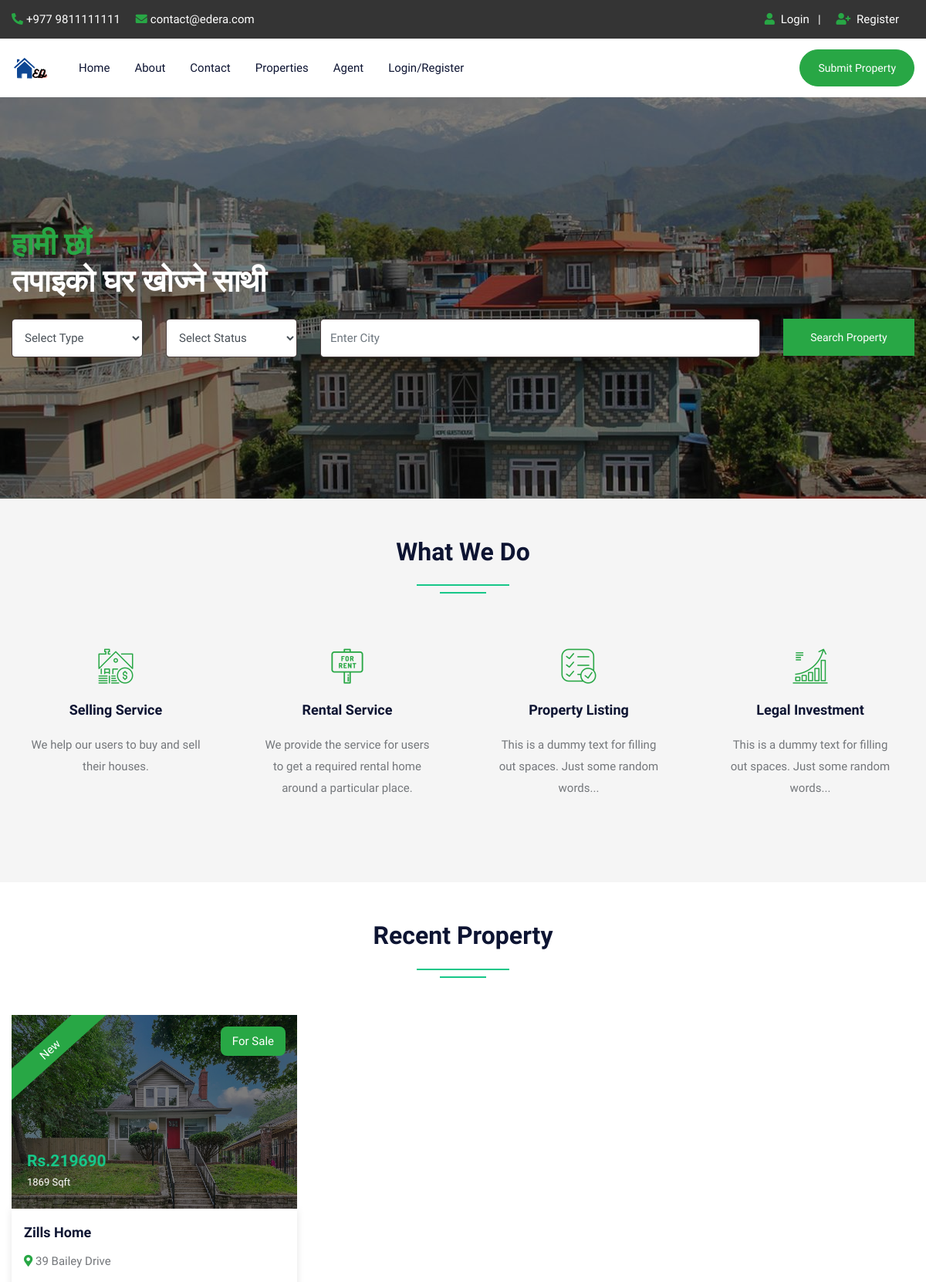
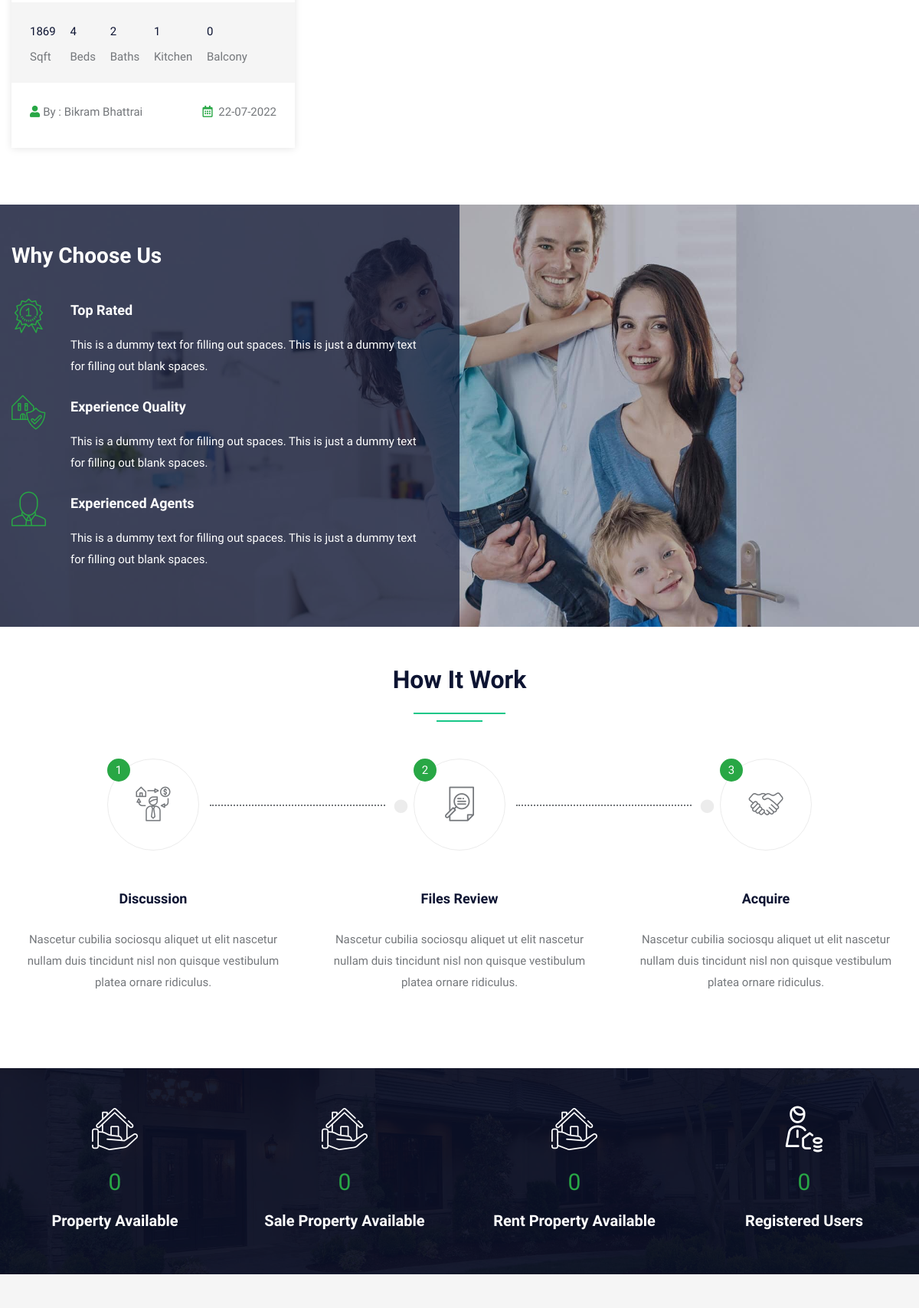
The page / (upper part) on the database its author committed (2 pictures, top to bottom).
### tables this page shows
CREATE TABLE `property` (
  `pid` int(50) NOT NULL,
  `title` varchar(200) NOT NULL,
  `pcontent` longtext NOT NULL,
  `type` varchar(100) NOT NULL,
  `bhk` varchar(50) NOT NULL,
  `stype` varchar(100) NOT NULL,
  `bedroom` int(50) NOT NULL,
  `bathroom` int(50) NOT NULL,
  `balcony` int(50) NOT NULL,
  `kitchen` int(50) NOT NULL,
  `hall` int(50) NOT NULL,
  `floor` varchar(50) NOT NULL,
  `size` int(50) NOT NULL,
  `price` int(50) NOT NULL,
  `location` varchar(200) NOT NULL,
  `city` varchar(100) NOT NULL,
  `state` varchar(100) NOT NULL,
  `feature` longtext NOT NULL,
  `pimage` varchar(300) NOT NULL,
  `pimage1` varchar(300) NOT NULL,
  `pimage2` varchar(300) NOT NULL,
  `pimage3` varchar(300) NOT NULL,
  `pimage4` varchar(300) NOT NULL,
  `uid` int(50) NOT NULL,
  `status` varchar(50) NOT NULL,
  `mapimage` varchar(300) NOT NULL,
  `topmapimage` varchar(300) NOT NULL,
  `groundmapimage` varchar(300) NOT NULL,
  `totalfloor` varchar(50) NOT NULL,
  `date` datetime NOT NULL DEFAULT current_timestamp(),
  `isFeatured` int(11) DEFAULT NULL
);

CREATE TABLE `user` (
  `uid` int(50) NOT NULL,
  `uname` varchar(100) NOT NULL,
  `uemail` varchar(100) NOT NULL,
  `uphone` varchar(20) NOT NULL,
  `upass` varchar(50) NOT NULL,
  `utype` varchar(50) NOT NULL,
  `uimage` varchar(300) NOT NULL
);

### index.php (the view, shortened to what the rows shown need)
<!DOCTYPE html>
<html lang="en">
<head>
<link rel="stylesheet" type="text/css" href="css/bootstrap.min.css">
<link rel="stylesheet" type="text/css" href="css/bootstrap-slider.css">
<link rel="stylesheet" type="text/css" href="css/jquery-ui.css">
<link rel="stylesheet" type="text/css" href="css/layerslider.css">
<link rel="stylesheet" type="text/css" href="css/color.css" id="color-change">
<link rel="stylesheet" type="text/css" href="css/owl.carousel.min.css">
<link rel="stylesheet" type="text/css" href="css/font-awesome.min.css">
<link rel="stylesheet" type="text/css" href="fonts/flaticon/flaticon.css">
<link rel="stylesheet" type="text/css" href="css/style.css">
</head>
<body>
<div id="page-wrapper">
    <div class="row">
		<?php include("include/header.php");?>
        <div class="overlay-black w-100 slider-banner1 position-relative" style="background-image: url('images/banner/cover.jpg'); background-size: cover; background-position: center center; background-repeat: no-repeat;">
            <div class="container h-100">
                <div class="row h-100 align-items-center">
                    <div class="col-lg-12">
                        <div class="text-white">
                            <h1 class="mb-4"><span class="text-success">हामी छौं</span><br>
                            तपाइको घर खोज्ने साथी</h1>
                        </div>
                    </div>
                </div>
            </div>
        </div>
        <div class="full-row bg-gray">
            <div class="container">
                <div class="row">
                    <div class="col-lg-12">
                        <h2 class="text-secondary double-down-line text-center mb-5">What We Do</h2></div>
                </div>
            </div>
        </div>
        <div class="full-row">
            <div class="container">
                <div class="row">
                    <div class="col-md-12">
                        <h2 class="text-secondary double-down-line text-center mb-4">Recent Property</h2>
                    </div>
                    <div class="col-md-12">
                        <div class="tab-content mt-4" id="pills-tabContent">
                            <div class="tab-pane fade show active" id="pills-home" role="tabpanel" aria-labelledby="pills-home">
                                <div class="row">
									<?php $query=mysqli_query($con,"SELECT property.*, user.uname,user.utype,user.uimage FROM `property`,`user` WHERE property.uid=user.uid ORDER BY date DESC LIMIT 9");
										while($row=mysqli_fetch_array($query))
										{
									?>
                                    <div class="col-md-6 col-lg-4">
                                        <div class="featured-thumb hover-zoomer mb-4">
                                            <div class="overlay-black overflow-hidden position-relative"> <img src="admin/property/<?php echo $row['18'];?>" alt="pimage">
                                                <div class="featured bg-success text-white">New</div>
                                                <div class="sale bg-success text-white text-capitalize">For <?php echo $row['5'];?></div>
                                                <div class="price text-primary"><b>Rs.<?php echo $row['13'];?> </b><span class="text-white"><?php echo $row['12'];?> Sqft</span></div>
                                            </div>
                                            <div class="featured-thumb-data shadow-one">
                                                <div class="p-3">
                                                    <h5 class="text-secondary hover-text-success mb-2 text-capitalize"><a href="propertydetail.php?pid=<?php echo $row['0'];?>"><?php echo $row['1'];?></a></h5>
                                                    <span class="location text-capitalize"><i class="fas fa-map-marker-alt text-success"></i> <?php echo $row['14'];?></span> </div>
                                                <div class="bg-gray quantity px-4 pt-4">
                                                    <ul>
                                                        <li><span><?php echo $row['12'];?></span> Sqft</li>
                                                        <li><span><?php echo $row['6'];?></span> Beds</li>
                                                        <li><span><?php echo $row['7'];?></span> Baths</li>
                                                        <li><span><?php echo $row['9'];?></span> Kitchen</li>
                                                        <li><span><?php echo $row['8'];?></span> Balcony</li>
                                                    </ul>
                                                </div>
                                                <div class="p-4 d-inline-block w-100">
                                                    <div class="float-left text-capitalize"><i class="fas fa-user text-success mr-1"></i>By : <?php echo $row['uname'];?></div>
                                                    <div class="float-right"><i class="far fa-calendar-alt text-success mr-1"></i> <?php echo date('d-m-Y', strtotime($row['date']));?></div>
                                                </div>
                                            </div>
                                        </div>
                                    </div>
									<?php } ?>
                                </div>
                            </div>
                        </div>
                    </div>
                </div>
            </div>
        </div>
        <div class="full-row">
            <div class="container">
                <div class="row">
                    <div class="col-lg-12">
                        <h2 class="text-secondary double-down-line text-center mb-5">How It Work</h2>
                        </div>
                </div>
            </div>
        </div>
    </div>
</div>
</body>
</html>

### rows shown on the page
property: pimage (picture), stype "Sale", price "219690", size "1869", title "Zills Home", location "39 Bailey Drive", bedroom "4", bathroom "2", kitchen "1", balcony "0", uid.uname "Bikram Bhattrai", date "22-07-2022"
